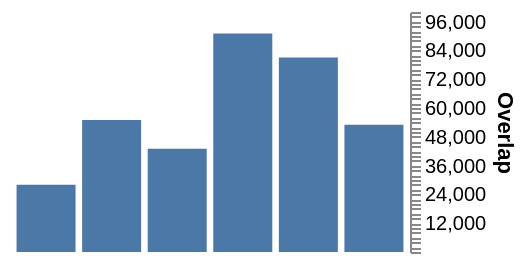

The specification (Vega-Lite) saved for this image:
### Vega specification from a JSON file in a GitHub repository (floating-point values rounded to 4 significant figures)
{"width": 200, "height": 120, "padding": 5, "data": [{"name": "t", "values": [{"a": "Alpha", "b": 28, "c": "x", "d": 1}, {"a": "Bravo", "b": 55, "c": "y", "d": 2}, {"a": "Charlie", "b": 43, "c": "x", "d": 3}, {"a": "Delta", "b": 91, "c": "z", "d": 4}, {"a": "Echo", "b": 81, "c": "y", "d": 5}, {"a": "Foxtrot", "b": 53, "c": "z", "d": 6}]}], "scales": [{"name": "x", "type": "band", "domain": {"data": "t", "field": "a"}, "range": "width", "padding": 0.1}, {"name": "y", "type": "linear", "domain": {"data": "t", "field": "b"}, "range": "height", "nice": true}, {"name": "color", "type": "ordinal", "domain": {"data": "t", "field": "c"}, "range": {"scheme": "category10"}}, {"name": "ramp", "type": "linear", "domain": {"data": "t", "field": "d"}, "range": {"scheme": "blues"}}, {"name": "size", "type": "linear", "domain": {"data": "t", "field": "b"}, "range": [10, 200]}, {"name": "shape", "type": "ordinal", "domain": {"data": "t", "field": "c"}, "range": "symbol"}, {"name": "quant", "type": "quantize", "domain": [0, 100], "range": {"scheme": "greens", "count": 4}}, {"name": "many", "type": "linear", "domain": [0, 100000], "range": "height"}], "marks": [{"type": "rect", "from": {"data": "t"}, "encode": {"enter": {"x": {"scale": "x", "field": "a"}, "width": {"scale": "x", "band": 1}, "y": {"scale": "y", "field": "b"}, "y2": {"scale": "y", "value": 0}}}}], "axes": [{"orient": "right", "scale": "many", "tickCount": 40, "labelOverlap": "greedy", "labelBound": true, "labelSeparation": 3, "title": "Overlap"}]}
